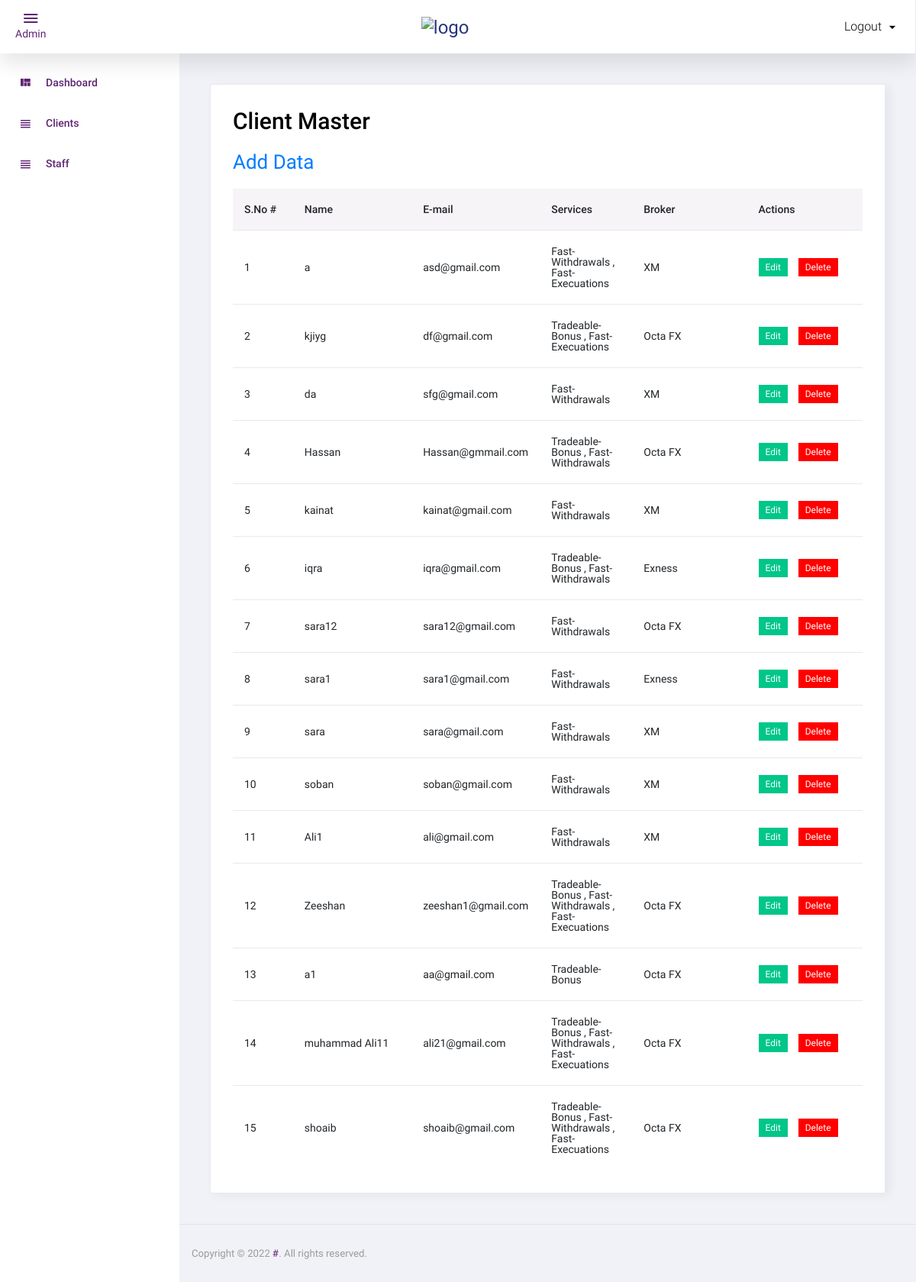
Screenshot of /admin/clients.php (signed in) with the database file from the repository.
### tables this page shows
CREATE TABLE `tbl_data` (
  `id` int(11) NOT NULL,
  `name` varchar(56) NOT NULL,
  `email` varchar(56) NOT NULL,
  `brokers` varchar(56) NOT NULL,
  `services` varchar(56) NOT NULL,
  `created_date` varchar(56) NOT NULL,
  `created_time` varchar(56) NOT NULL,
  `created_by_id` varchar(56) NOT NULL,
  `created_by_name` varchar(256) NOT NULL
);

### admin/clients.php (the view, shortened to what this page needs)
<?php
include('top.php');
	?>
	<?php
$sql="select * from tbl_data order by id DESC";
$res=mysqli_query($con,$sql);
?>
  <div class="card">
            <div class="card-body">
              <h1 class="grid_title">Client Master</h1>
			  <a href="manage_clients_by_staff.php" class="add_link">Add Data</a>
              <div class="row grid_box">
                <div class="col-12">
                  <div class="table-responsive">
                    <table id="order-listing" class="table">
                      <thead>
                        <tr>
                            <th width="10%" aria-sort="descending" >S.No #</th>
                            <th width="20%">Name</th>
                            <th width="15%">E-mail</th>
							<th width="15%">Services</th>
                            <th width="20%">Broker</th>
							<th width="20%">Actions</th>
                        </tr>
                      </thead>
                      <tbody>
                        <?php if(mysqli_num_rows($res)>0){
						$i=1;
						while($row=mysqli_fetch_assoc($res)){
						?>
						<tr>
                            <td><?php echo $i;?></td>
                            <td><?php echo $row['name']?></td>
							<td><?php echo $row['email']?></td>
							<td><?php echo $row['services']?></td>
							<td>
							<?php
							if($row['brokers']=="1")
							{
								$broker_name = "XM";
							}
							elseif($row['brokers']=="2")
							{
								$broker_name = "Exness";
							}
							elseif($row['brokers']=="3")
							{
								$broker_name="Octa FX";
							}
							echo $broker_name;?>
							</td>
							<td>
								<a href="manage_clients_by_staff.php?id=<?php echo $row['id']?>"><label class="badge badge-success hand_cursor">Edit</label></a>&nbsp;
					<a href="?id=<?php echo $row['id']?>&type=delete"><label class="badge badge-danger delete_red hand_cursor"  onclick="return confirm('Are you sure want to delete?');">Delete</label></a>
							</td>
                        </tr>
                        <?php
						$i++;
						} } else { ?>
						<tr>
							<td colspan="5">No data found</td>
						</tr>
						<?php } ?>
                      </tbody>
                    </table>
                  </div>
				</div>
              </div>
            </div>
          </div>
<?php include('footer.php');?>

### admin/top.php (shortened to what this page needs)
<?php
if($_SESSION['USER_ROLE']==1)
{
  $name_p="Admin";
}
elseif($_SESSION['USER_ROLE']==0)
{
  $name_p="Staff";
  redirect('login.php');
}
else
{
}
?>
<!DOCTYPE html>
<html lang="en">
<head>
  <link rel="stylesheet" href="assets/css/materialdesignicons.min.css">
  <link rel="stylesheet" href="assets/css/vendor.bundle.base.css">
  <link rel="stylesheet" href="assets/css/dataTables.bootstrap4.css">
  <link rel="stylesheet" href="assets/css/bootstrap-datepicker.min.css">
  <link rel="stylesheet" href="assets/css/style.css">
</head>
<body class="sidebar-light">
  <div class="container-scroller">
    <nav class="navbar col-lg-12 col-12 p-0 fixed-top d-flex flex-row">
      <div class="navbar-menu-wrapper d-flex align-items-stretch justify-content-between">
        <ul class="navbar-nav mr-lg-2 d-none d-lg-flex">
          <li class="nav-item nav-toggler-item">
            <button class="navbar-toggler align-self-center" type="button" data-toggle="minimize">
              <span class="mdi mdi-menu"></span>
              <p><?php echo $name_p; ?></p>
            </button>
          </li>
        </ul>
        <div class="text-center navbar-brand-wrapper d-flex align-items-center justify-content-center">
          <a class="navbar-brand brand-logo" href="index.php"><img src="#" alt="logo"/></a>
        </div>
        <ul class="navbar-nav navbar-nav-right">
          <li class="nav-item nav-profile dropdown">
            <a class="nav-link dropdown-toggle" href="#" data-toggle="dropdown" id="profileDropdown">
              <span class="nav-profile-name">Logout</span>
            </a>
          </li>
        </ul>
      </div>
    </nav>
    <div class="container-fluid page-body-wrapper">
      <nav class="sidebar sidebar-offcanvas" id="sidebar">
        <ul class="nav">
          <li class="nav-item">
            <a class="nav-link" href="index.php">
              <i class="mdi mdi-view-quilt menu-icon"></i>
              <span class="menu-title">Dashboard</span>
            </a>
          </li>
          <li class="nav-item">
            <a class="nav-link" href="clients.php">
              <i class="mdi mdi-view-headline menu-icon"></i>
              <span class="menu-title"> Clients</span>
            </a>
          </li>
          <li class="nav-item">
            <a class="nav-link" href="staff.php">
              <i class="mdi mdi-view-headline menu-icon"></i>
              <span class="menu-title"> Staff </span>
            </a>
          </li>
        </ul>
      </nav>
      <div class="main-panel">
        <div class="content-wrapper">

### admin/footer.php (shortened to what this page needs)
</div>
        <footer class="footer">
          <div class="d-sm-flex justify-content-center justify-content-sm-between">
            <span class="text-muted text-center text-sm-left d-block d-sm-inline-block">Copyright © 2022 <a href="#" target="_blank">#</a>. All rights reserved.</span>
          </div>
        </footer>
      </div>
    </div>
  </div>
</body>
</html>

### rows the page displays
tbl_data: name "a", email "asd@gmail.com", services "Fast-Withdrawals , Fast-Execuations", brokers "XM"
tbl_data: name "kjiyg", email "df@gmail.com", services "Tradeable-Bonus , Fast-Execuations", brokers "Octa FX"
tbl_data: name "da", email "sfg@gmail.com", services "Fast-Withdrawals", brokers "XM"
tbl_data: name "Hassan", email "Hassan@gmmail.com", services "Tradeable-Bonus , Fast-Withdrawals", brokers "Octa FX"
tbl_data: name "kainat", email "kainat@gmail.com", services "Fast-Withdrawals", brokers "XM"
tbl_data: name "iqra", email "iqra@gmail.com", services "Tradeable-Bonus , Fast-Withdrawals", brokers "Exness"
tbl_data: name "sara12", email "sara12@gmail.com", services "Fast-Withdrawals", brokers "Octa FX"
tbl_data: name "sara1", email "sara1@gmail.com", services "Fast-Withdrawals", brokers "Exness"
tbl_data: name "sara", email "sara@gmail.com", services "Fast-Withdrawals", brokers "XM"
tbl_data: name "soban", email "soban@gmail.com", services "Fast-Withdrawals", brokers "XM"
tbl_data: name "Ali1", email "ali@gmail.com", services "Fast-Withdrawals", brokers "XM"
tbl_data: name "Zeeshan", email "zeeshan1@gmail.com", services "Tradeable-Bonus , Fast-Withdrawals , Fast-Execuations", brokers "Octa FX"
tbl_data: name "a1", email "aa@gmail.com", services "Tradeable-Bonus", brokers "Octa FX"
tbl_data: name "muhammad Ali11", email "ali21@gmail.com", services "Tradeable-Bonus , Fast-Withdrawals , Fast-Execuations", brokers "Octa FX"
tbl_data: name "shoaib", email "shoaib@gmail.com", services "Tradeable-Bonus , Fast-Withdrawals , Fast-Execuations", brokers "Octa FX"

### other values shown
$name_p "Admin"
